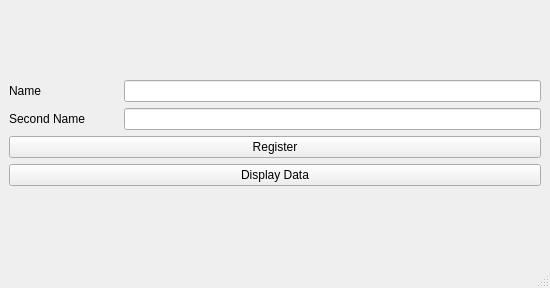
<?xml version="1.0" encoding="UTF-8"?>
<ui version="4.0">
 <class>SQlit</class>
 <widget class="QMainWindow" name="SQlit">
  <property name="geometry">
   <rect>
    <x>0</x>
    <y>0</y>
    <width>550</width>
    <height>288</height>
   </rect>
  </property>
  <property name="windowTitle">
   <string>SQlit</string>
  </property>
  <widget class="QWidget" name="centralwidget">
   <layout class="QVBoxLayout" name="verticalLayout_5">
    <item>
     <layout class="QVBoxLayout" name="verticalLayout_4">
      <item>
       <layout class="QHBoxLayout" name="horizontalLayout">
        <item>
         <layout class="QVBoxLayout" name="verticalLayout_3">
          <item>
           <widget class="QLabel" name="label_first_name">
            <property name="text">
             <string>Name                       </string>
            </property>
           </widget>
          </item>
          <item>
           <widget class="QLabel" name="label_second_name">
            <property name="text">
             <string>Second Name       </string>
            </property>
           </widget>
          </item>
         </layout>
        </item>
        <item>
         <layout class="QVBoxLayout" name="verticalLayout_2">
          <item>
           <widget class="QLineEdit" name="input_name"/>
          </item>
          <item>
           <widget class="QLineEdit" name="input_second_name"/>
          </item>
         </layout>
        </item>
       </layout>
      </item>
      <item>
       <layout class="QVBoxLayout" name="verticalLayout">
        <item>
         <widget class="QPushButton" name="btn_register">
          <property name="text">
           <string>Register</string>
          </property>
         </widget>
        </item>
        <item>
         <widget class="QPushButton" name="btn_display_data">
          <property name="text">
           <string>Display Data</string>
          </property>
         </widget>
        </item>
       </layout>
      </item>
     </layout>
    </item>
   </layout>
  </widget>
  <widget class="QMenuBar" name="menubar">
   <property name="geometry">
    <rect>
     <x>0</x>
     <y>0</y>
     <width>550</width>
     <height>23</height>
    </rect>
   </property>
  </widget>
  <widget class="QStatusBar" name="statusbar"/>
 </widget>
 <resources/>
 <connections/>
</ui>
